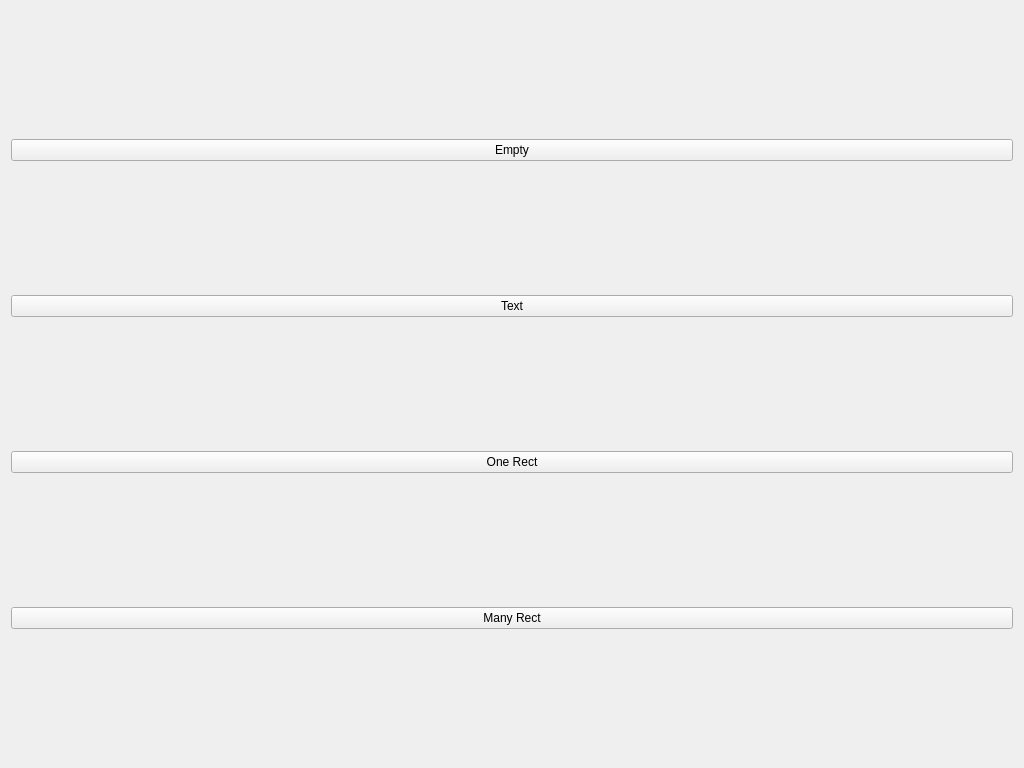
<?xml version="1.0" encoding="UTF-8"?>
<ui version="4.0">
 <class>FileStructurizerClass</class>
 <widget class="QMainWindow" name="FileStructurizerClass">
  <property name="geometry">
   <rect>
    <x>0</x>
    <y>0</y>
    <width>1024</width>
    <height>768</height>
   </rect>
  </property>
  <property name="minimumSize">
   <size>
    <width>1024</width>
    <height>768</height>
   </size>
  </property>
  <property name="windowTitle">
   <string>FileStructurizer</string>
  </property>
  <widget class="QWidget" name="centralWidget">
   <layout class="QHBoxLayout" name="horizontalLayout">
    <item>
     <layout class="QVBoxLayout" name="verticalLayout">
      <item>
       <widget class="QPushButton" name="pushButton_Empty">
        <property name="text">
         <string>Empty</string>
        </property>
       </widget>
      </item>
      <item>
       <widget class="QPushButton" name="pushButton_Text">
        <property name="text">
         <string>Text</string>
        </property>
       </widget>
      </item>
      <item>
       <widget class="QPushButton" name="pushButton_oneRect">
        <property name="text">
         <string>One Rect</string>
        </property>
       </widget>
      </item>
      <item>
       <widget class="QPushButton" name="pushButton_ManyRect">
        <property name="text">
         <string>Many Rect</string>
        </property>
       </widget>
      </item>
     </layout>
    </item>
   </layout>
  </widget>
 </widget>
 <layoutdefault spacing="6" margin="11"/>
 <resources>
  <include location="../FileStructurizer.qrc"/>
 </resources>
 <connections/>
</ui>
